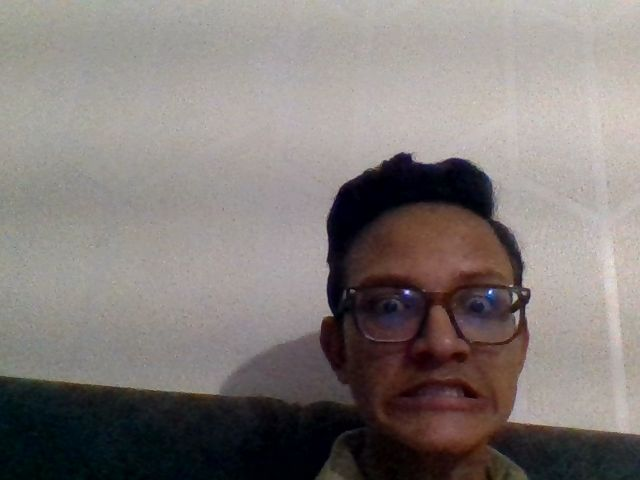
#> input picture media/training_images/training_angry_1_2213d1d5.jpg, 640 x 480 px
$ python -i emotion_detector.py   (imports and definitions only)
#> lines starting #> are read from the running program, lines starting #| are printed output that depends on the picture
#> further down, picture is the input picture: shape (480, 640, 3); mean B, G, R 120.3, 122.8, 130.1


import os
import pickle
import numpy as np
import cv2
from PIL import Image
import io
import base64
from sklearn.model_selection import train_test_split
from sklearn.ensemble import RandomForestClassifier, VotingClassifier
from sklearn.svm import SVC
from sklearn.preprocessing import StandardScaler
from sklearn.metrics import accuracy_score
from django.conf import settings


class EmotionDetector:

    def __init__(self):
        self.model = None
        self.scaler = None
        self.emotion_classes = ['happy', 'sad', 'angry', 'fear', 'surprise', 'disgust', 'neutral']
        self.load_custom_model()
#> (the call stopped at in load_custom_model, `model_path = os.path.join(settings.BASE_DIR, 'custom_emotion_model.pkl')`: django is not available in this run)

    def load_custom_model(self):
        try:
            model_path = os.path.join(settings.BASE_DIR, 'custom_emotion_model.pkl')
            scaler_path = os.path.join(settings.BASE_DIR, 'emotion_scaler.pkl')

            if os.path.exists(model_path) and os.path.exists(scaler_path):
                with open(model_path, 'rb') as f:
                    self.model = pickle.load(f)
                with open(scaler_path, 'rb') as f:
                    self.scaler = pickle.load(f)
                print("Custom emotion model loaded successfully")
            else:
                print("No custom model found, using advanced heuristic detection")
        except Exception as e:
            print(f"Error loading custom model: {e}")

    def detect_emotion(self, image_cv):
        try:
            if self.model and self.scaler:
                result = self._detect_with_custom_model(image_cv)
                if result:
                    return result

            return self._detect_with_advanced_heuristics(image_cv)

        except Exception as e:
            print(f"Error in emotion detection: {e}")
            return None

    # [39 lines left out: function _detect_with_custom_model, not called in this run]

    def _detect_with_advanced_heuristics(self, image_cv):
        try:
            face_cascade = cv2.CascadeClassifier(cv2.data.haarcascades + 'haarcascade_frontalface_default.xml')
            gray = cv2.cvtColor(image_cv, cv2.COLOR_BGR2GRAY)
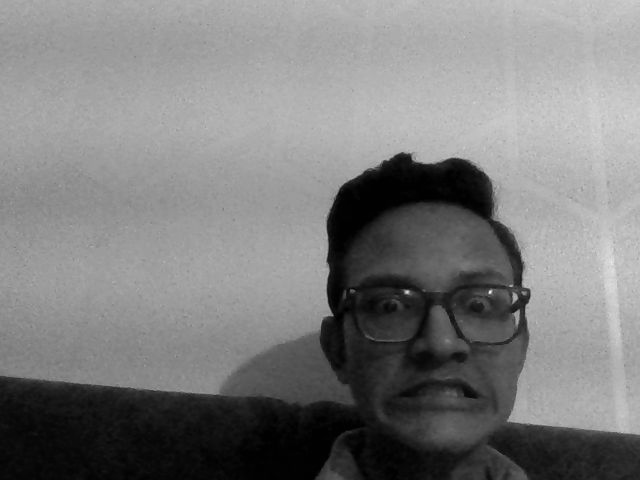
#> gray: shape (480, 640); min 0, max 241, mean 124.7

            faces = face_cascade.detectMultiScale(
                gray,
                scaleFactor=1.1,
                minNeighbors=3,  # Reduced for better detection
                minSize=(30, 30),  # Reduced minimum size
                flags=cv2.CASCADE_SCALE_IMAGE
            )
#> faces = [[325, 219, 216, 216], [276, 90, 287, 287]]

            if len(faces) == 0:
                # Try with more relaxed parameters
                faces = face_cascade.detectMultiScale(
                    gray,
                    scaleFactor=1.05,
                    minNeighbors=2,
                    minSize=(20, 20)
                )

                if len(faces) == 0:
                    # Return a default neutral emotion when no face is detected
                    return {
                        'emotions': {
                            'happy': 0.1,
                            'sad': 0.1,
                            'angry': 0.1,
                            'fear': 0.1,
                            'surprise': 0.1,
                            'disgust': 0.1,
                            'neutral': 0.4
                        },
                        'dominant_emotion': 'neutral'
                    }

            largest_face = max(faces, key=lambda face: face[2] * face[3])
#> largest_face = [276, 90, 287, 287]
            (x, y, w, h) = largest_face
#> x = 276; y = 90; w = 287; h = 287

            face_roi = gray[y:y+h, x:x+w]
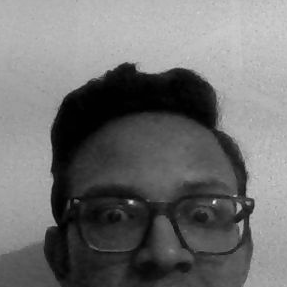
#> face_roi: shape (287, 287); min 0, max 241, mean 111.2
            face_resized = cv2.resize(face_roi, (48, 48))
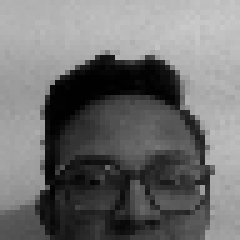
#> face_resized: shape (48, 48) (shown 5 times larger); min 0, max 201, mean 111.3
            face_normalized = face_resized / 255.0

            emotion_scores = self._analyze_facial_patterns(face_normalized, face_roi)
            dominant_emotion = max(emotion_scores, key=emotion_scores.get)

            return {
                'emotions': emotion_scores,
                'dominant_emotion': dominant_emotion
            }

        except Exception as e:
            print(f"Error in advanced heuristics: {e}")
            return None

    def _analyze_facial_patterns(self, face_normalized, face_original):
        emotion_scores = {
            'happy': 0.0,
            'sad': 0.0,
            'angry': 0.0,
            'fear': 0.0,
            'surprise': 0.0,
            'disgust': 0.0,
            'neutral': 0.0
        }

        height, width = face_normalized.shape
#> height = 48; width = 48

        mouth_y_start = int(height * 0.65)
#> mouth_y_start = 31
        mouth_y_end = int(height * 0.9)
#> mouth_y_end = 43
        mouth_x_start = int(width * 0.25)
#> mouth_x_start = 12
        mouth_x_end = int(width * 0.75)
#> mouth_x_end = 36
        mouth_region = face_normalized[mouth_y_start:mouth_y_end, mouth_x_start:mouth_x_end]

        if mouth_region.size > 0:
            mouth_bottom = mouth_region[-3:, :]
            mouth_corners = np.concatenate([mouth_region[:, :5], mouth_region[:, -5:]], axis=1)
            mouth_center = mouth_region[:, int(mouth_region.shape[1]*0.4):int(mouth_region.shape[1]*0.6)]
#> mouth_center = [[0.165, 0.22, 0.271, 0.329, 0.349], [0.0706, 0.118, 0.196, 0.255, 0.306], [0.404, 0.212, 0.098, 0.243, 0.259], [0.149, 0.235, 0.208, 0.106, 0.114], [0.122, 0.125, 0.129, 0.122, 0.0588], [0.137, 0.114, 0.106, 0.0941, 0.0667], [0.157, 0.149, 0.114, 0.0902, 0.0824], [0.188, 0.192, 0.184, 0.0588, 0.133], [0.22, 0.224, 0.173, 0.0471, 0.145], [0.227, 0.208, 0.11, 0.0706, 0.161], [0.247, 0.176, 0.0627, 0.122, 0.176], [0.125, 0.0706, 0.169, 0.212, 0.165]]

            if mouth_corners.size > 0 and mouth_center.size > 0:
                corner_brightness = np.mean(mouth_corners)
#> corner_brightness = 0.179
                center_brightness = np.mean(mouth_center)
#> center_brightness = 0.164

                if corner_brightness > center_brightness + 0.05:
                    emotion_scores['happy'] += 0.6

                elif center_brightness > corner_brightness + 0.05:
                    emotion_scores['sad'] += 0.5

        eye_y_start = int(height * 0.25)
#> eye_y_start = 12
        eye_y_end = int(height * 0.45)
#> eye_y_end = 21
        eye_region = face_normalized[eye_y_start:eye_y_end, :]

        if eye_region.size > 0:
            eye_openness = np.std(eye_region)
#> eye_openness = 0.298
            eye_brightness = np.mean(eye_region)
#> eye_brightness = 0.36

            if eye_openness > 0.15:
                emotion_scores['surprise'] += 0.5

            elif eye_openness < 0.08 and eye_brightness < 0.4:
                emotion_scores['angry'] += 0.4
                emotion_scores['disgust'] += 0.3

            elif eye_openness > 0.12 and eye_brightness > 0.5:
                emotion_scores['fear'] += 0.4

        brow_y_start = int(height * 0.15)
#> brow_y_start = 7
        brow_y_end = int(height * 0.35)
#> brow_y_end = 16
        brow_region = face_normalized[brow_y_start:brow_y_end, :]

        if brow_region.size > 0:
            brow_intensity = np.mean(brow_region)
#> brow_intensity = 0.566
            brow_variation = np.std(brow_region)
#> brow_variation = 0.253

            if brow_intensity < 0.4 and brow_variation > 0.1:
                emotion_scores['angry'] += 0.4

            elif brow_intensity > 0.6:
                emotion_scores['surprise'] += 0.3
                emotion_scores['fear'] += 0.2

        face_brightness = np.mean(face_normalized)
#> face_brightness = 0.437
        face_contrast = np.std(face_normalized)
#> face_contrast = 0.263

        if face_contrast > 0.15:
            for emotion in ['happy', 'sad', 'angry', 'surprise', 'fear', 'disgust']:
                if emotion_scores[emotion] > 0.2:
                    emotion_scores[emotion] += 0.2

        elif face_contrast < 0.1:
            emotion_scores['neutral'] += 0.4

        total_score = sum(emotion_scores.values())

        if total_score > 0:
            for emotion in emotion_scores:
                emotion_scores[emotion] = emotion_scores[emotion] / total_score

            dominant = max(emotion_scores, key=emotion_scores.get)
            if emotion_scores[dominant] > 0.3:
                boost = min(0.2, emotion_scores[dominant] * 0.5)
                emotion_scores[dominant] += boost

                remaining = 1.0 - emotion_scores[dominant]
                other_total = sum(emotion_scores[e] for e in emotion_scores if e != dominant)

                if other_total > 0:
                    for emotion in emotion_scores:
                        if emotion != dominant:
                            emotion_scores[emotion] = (emotion_scores[emotion] / other_total) * remaining
        else:
            emotion_scores['neutral'] = 0.7
            for emotion in ['happy', 'sad', 'angry', 'fear', 'surprise', 'disgust']:
                emotion_scores[emotion] = 0.05

        total = sum(emotion_scores.values())
        for emotion in emotion_scores:
            emotion_scores[emotion] = round(emotion_scores[emotion] / total, 3)

        return emotion_scores

    # [186 lines left out: functions _extract_emotion_features, train_model, not called in this run]

    def train_custom_model(self, training_data):
        """Alias for train_model for backward compatibility"""
        return self.train_model(training_data)

>>> import cv2
>>> picture = cv2.imread('../../media/training_images/training_angry_1_2213d1d5.jpg')
>>> result = EmotionDetector().detect_emotion(picture)
#> in _detect_with_advanced_heuristics, `emotion_scores = self._analyze_facial_patterns(face_normalized, face_r..`: emotion_scores = {'happy': 0, 'sad': 0, 'angry': 0, 'fear': 0, 'surprise': 1, 'disgust': 0, 'neutral': 0}
#> in _detect_with_advanced_heuristics, `dominant_emotion = max(emotion_scores, key=emotion_scores.get)`: dominant_emotion = 'surprise'
#> result = 2 items

$ run again, on media/training_images/training_angry_1_2d183f3f.jpg
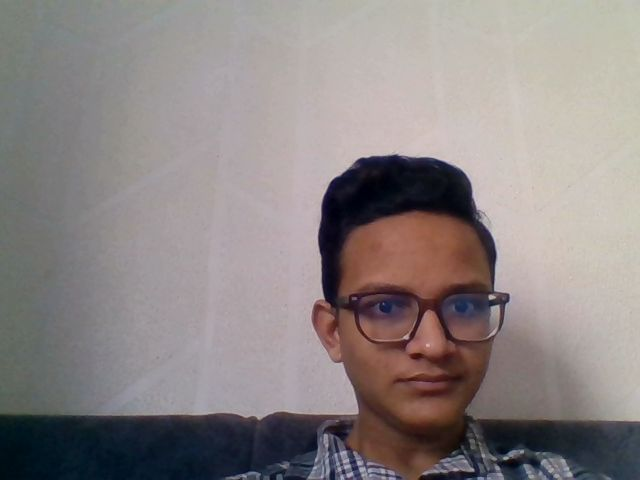
#> input picture media/training_images/training_angry_1_2d183f3f.jpg, 640 x 480 px
#> picture is the input picture: shape (480, 640, 3); mean B, G, R 132.2, 132.8, 140.6
#> in _detect_with_advanced_heuristics, `gray = cv2.cvtColor(image_cv, cv2.COLOR_BGR2GRAY)`:
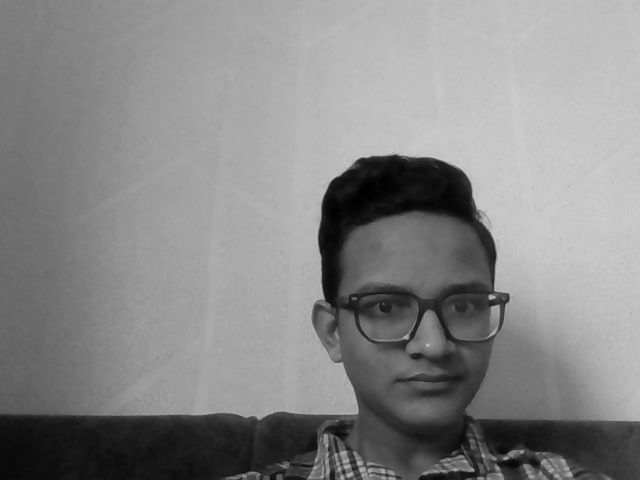
#> gray: shape (480, 640); min 1, max 211, mean 135.1
#> faces = [[320, 232, 193, 193]]
#> largest_face = [320, 232, 193, 193]
#> x = 320; y = 232; w = 193
#> in _detect_with_advanced_heuristics, `face_resized = cv2.resize(face_roi, (48, 48))`:
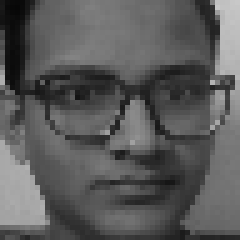
#> face_resized: shape (48, 48) (shown 5 times larger); min 7, max 200, mean 90.3
#> mouth_center = [[0.42, 0.345, 0.133, 0.165, 0.259], [0.459, 0.431, 0.388, 0.365, 0.365], [0.463, 0.439, 0.42, 0.4, 0.392], [0.424, 0.431, 0.435, 0.431, 0.412], [0.388, 0.424, 0.427, 0.329, 0.271], [0.216, 0.145, 0.169, 0.204, 0.22], [0.271, 0.314, 0.349, 0.404, 0.416], [0.345, 0.333, 0.333, 0.369, 0.376], [0.341, 0.314, 0.278, 0.255, 0.231], [0.318, 0.29, 0.259, 0.224, 0.169], [0.337, 0.325, 0.322, 0.306, 0.325], [0.4, 0.38, 0.408, 0.412, 0.384]]
#> corner_brightness = 0.275
#> center_brightness = 0.336
#> eye_openness = 0.149
#> eye_brightness = 0.278
#> brow_intensity = 0.36
#> brow_variation = 0.162
#> face_brightness = 0.354
#> face_contrast = 0.148
#> emotion_scores = {'happy': 0, 'sad': 0.756, 'angry': 0.244, 'fear': 0, 'surprise': 0, 'disgust': 0, 'neutral': 0}
#> dominant_emotion = 'sad'
#> result = 2 items

$ run again, on media/training_images/training_angry_1_3b75cb0d.jpg
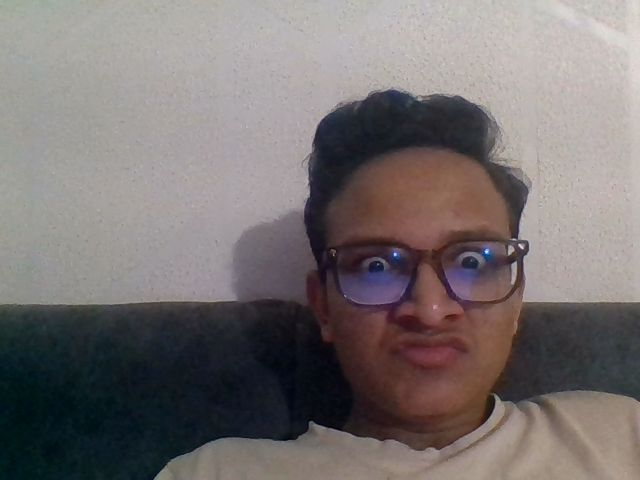
#> input picture media/training_images/training_angry_1_3b75cb0d.jpg, 640 x 480 px
#> picture is the input picture: shape (480, 640, 3); mean B, G, R 112.8, 113.2, 120.1
#> in _detect_with_advanced_heuristics, `gray = cv2.cvtColor(image_cv, cv2.COLOR_BGR2GRAY)`:
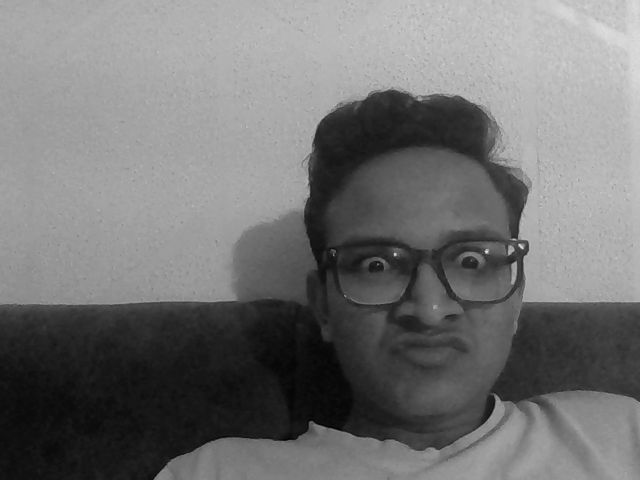
#> gray: shape (480, 640); min 1, max 232, mean 115.2
#> faces = [[301, 172, 230, 230]]
#> largest_face = [301, 172, 230, 230]
#> x = 301; y = 172; w = 230
#> in _detect_with_advanced_heuristics, `face_resized = cv2.resize(face_roi, (48, 48))`:
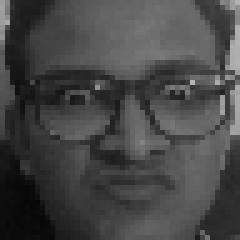
#> face_resized: shape (48, 48) (shown 5 times larger); min 6, max 181, mean 70.2
#> mouth_center = [[0.125, 0.114, 0.133, 0.145, 0.22], [0.141, 0.122, 0.133, 0.145, 0.165], [0.212, 0.212, 0.204, 0.169, 0.204], [0.267, 0.267, 0.259, 0.259, 0.286], [0.208, 0.2, 0.2, 0.216, 0.227], [0.208, 0.169, 0.169, 0.18, 0.18], [0.204, 0.243, 0.263, 0.259, 0.267], [0.192, 0.227, 0.259, 0.29, 0.302], [0.204, 0.196, 0.224, 0.255, 0.271], [0.235, 0.227, 0.196, 0.192, 0.188], [0.239, 0.239, 0.231, 0.243, 0.212], [0.243, 0.267, 0.235, 0.267, 0.259]]
#> corner_brightness = 0.273
#> center_brightness = 0.214
#> eye_openness = 0.125
#> eye_brightness = 0.258
#> brow_intensity = 0.322
#> brow_variation = 0.124
#> face_brightness = 0.275
#> face_contrast = 0.124
#> emotion_scores = {'happy': 0.8, 'sad': 0, 'angry': 0.2, 'fear': 0, 'surprise': 0, 'disgust': 0, 'neutral': 0}
#> dominant_emotion = 'happy'
#> result = 2 items
